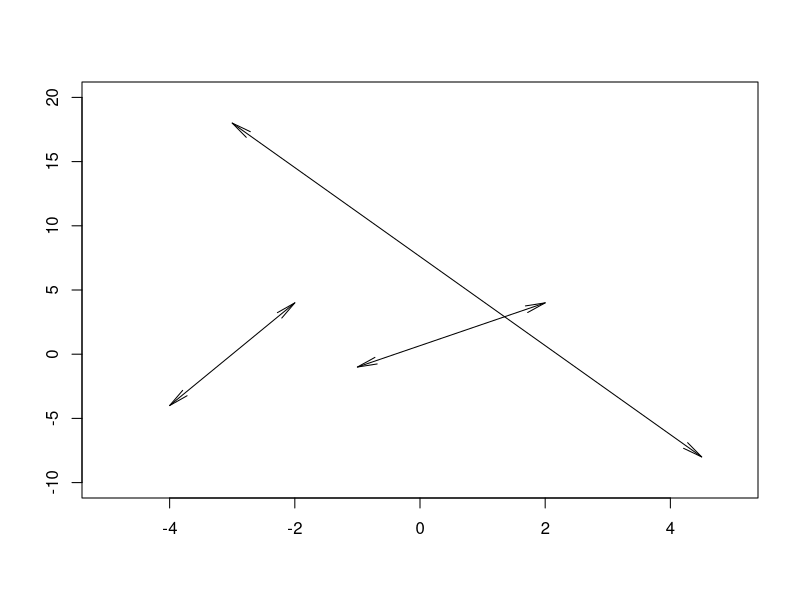
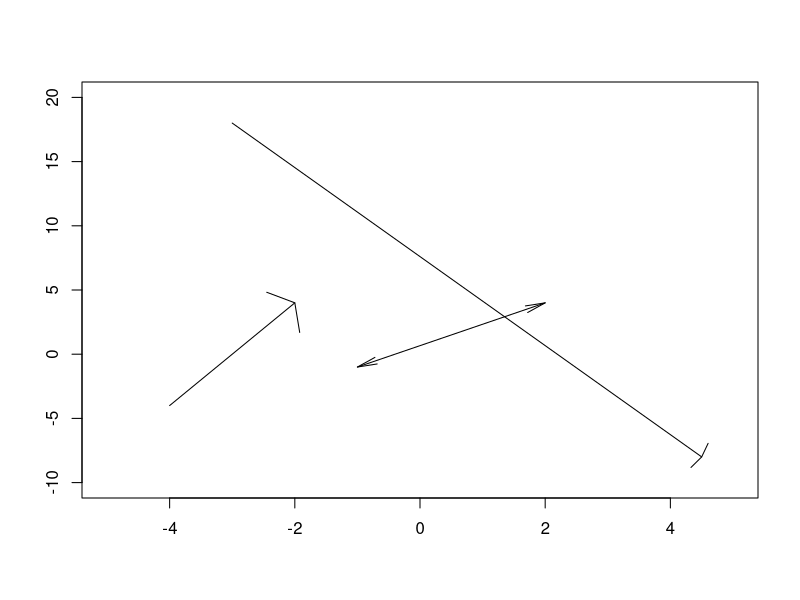

Recreate these plots in R, in order.
x0 <- c(-1, -4, 4.5)
y0 <- c(-1, -4, -8)
x1 <- c(2, -2, -3)
y1 <- c(4, 4, 18)
mylengths <- c(0.2, 0.3, 0.15)
mycodes <- c(3, 2, 1)
myangle <- c(10, 60, 80)

plot(x = c(-5, 5), y = c(-10, 20), 
     type = "n", xlab = "", ylab = "")

arrows(x0 = x0, y0 = y0, x1 = x1, y1 = y1,
       length = mylengths, code = mycodes, angle = myangle)

## workaround
plot(x = c(-5, 5), y = c(-10, 20), 
     type = "n", xlab = "", ylab = "")

mapply(arrows, x0 = x0, y0 = y0, x1 = x1, y1 = y1,
       length = mylengths, angle = myangle, code = mycodes)
